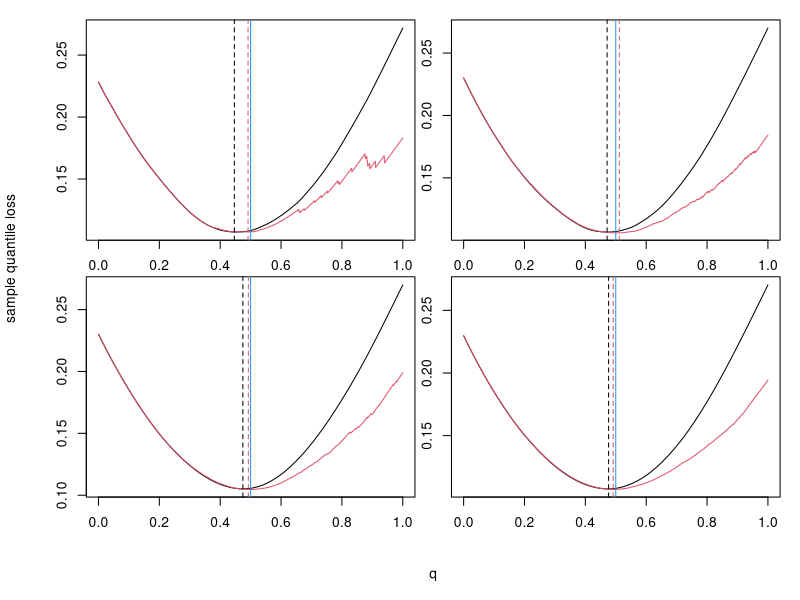

This chart was generated by the following R code:
library(survival)

rho <- function(u, tau) {
  u*(tau - (u<0))
}

loss <- function(Y, tau, q) {
  input <- Y - q
  return (mean(rho(input, tau)))
}

oracle_loss <- function(Y, C, tau, q) {
  input <- Y - pmin(C, q)
  return (mean(rho(input, tau)))
}

attach(mtcars)
op <- par(mfrow = c(2,2),
          oma = c(5,4,0,0) + 0.1,
          mar = c(1,1,1,1) + 0.1)

for (n in c(100, 500, 1000, 5000)) {
  Latent <- runif(n)
  C <- rnorm(n, mean = 0.8, sd = 0.2)
  Y <- pmin(Latent, C)
  delta <- 1*(Latent <= C)
  sum(delta)/length(delta)
  tau <- 0.5
  q <- seq(0, 1, length.out = 1000)
  
  # survival estimate of C
  C.km <- survfit(Surv(C, 1-delta) ~ 1, type = 'kaplan-meier')
  C.surv <- stepfun(C.km$time, c(1, C.km$surv))
  
  plot(q, sapply(q, function (x) {loss(Y, tau, x)}), type='l', ylab = 'loss', col = 1)
  lines(q, sapply(q, function (x) {loss(Y, 1 - (1-tau)*C.surv(x), x)}), col = 2)
  
  min1 <- min(sapply(q, function (x) {loss(Y, tau, x)}))
  argmin1 <- q[which(sapply(q, function (x) {loss(Y, tau, x)}) == min1)]
  min2 <- min(sapply(q, function (x) {loss(Y, 1 - (1-tau)*C.surv(x), x)}))
  argmin2 <- q[which(sapply(q, function (x) {loss(Y, 1 - (1-tau)*C.surv(x), x)}) == min2)]
  
  abline(v = tau, col = 4)
  abline(v = argmin1, col = 1, lty = 2)
  abline(v = argmin2, col = 2, lty = 2)
  # Add a legend
  # legend(0.35, 0.25, legend=c("truth", "our method"), lty = 1, col = c(1,2)) 
}
title(xlab = "q",
      ylab = "sample quantile loss",
      outer = TRUE, line = 3)
par(op)